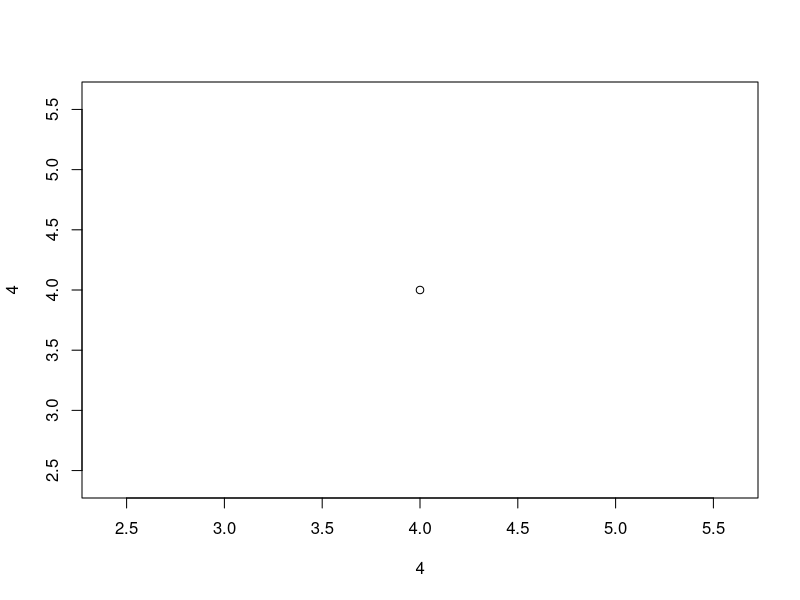
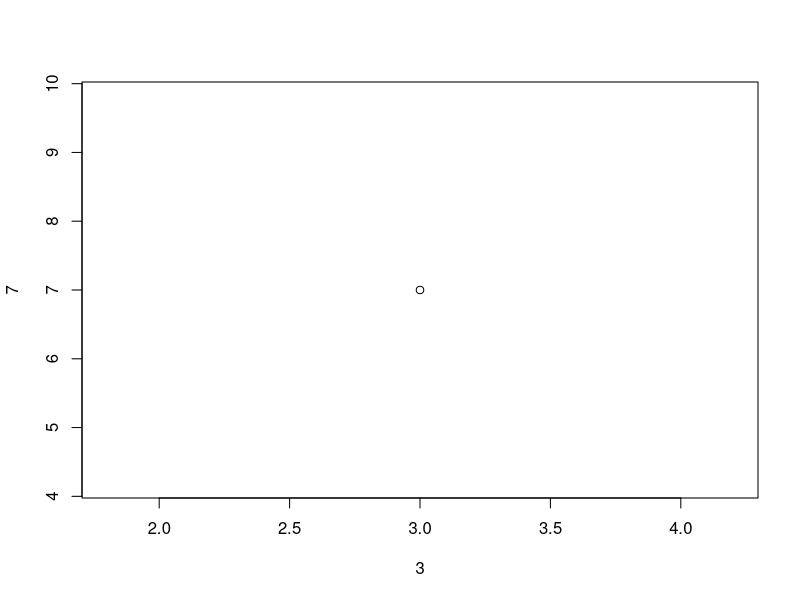
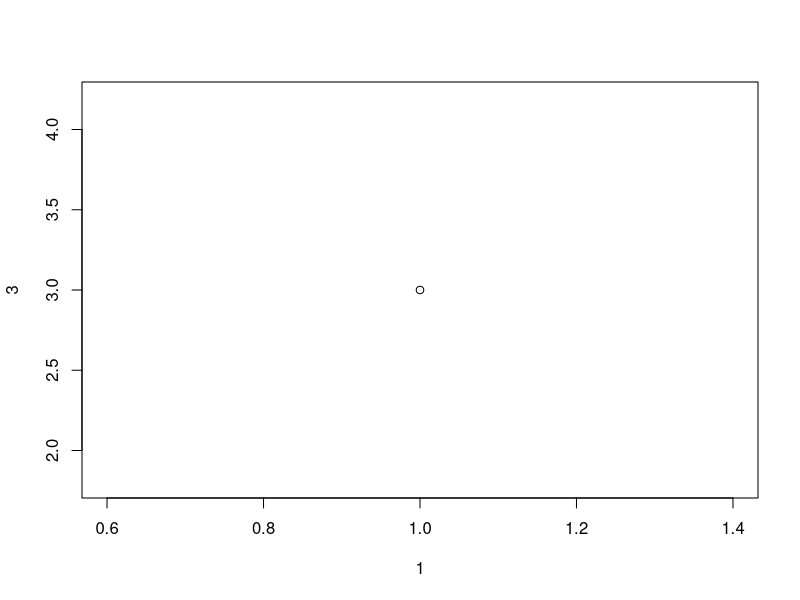
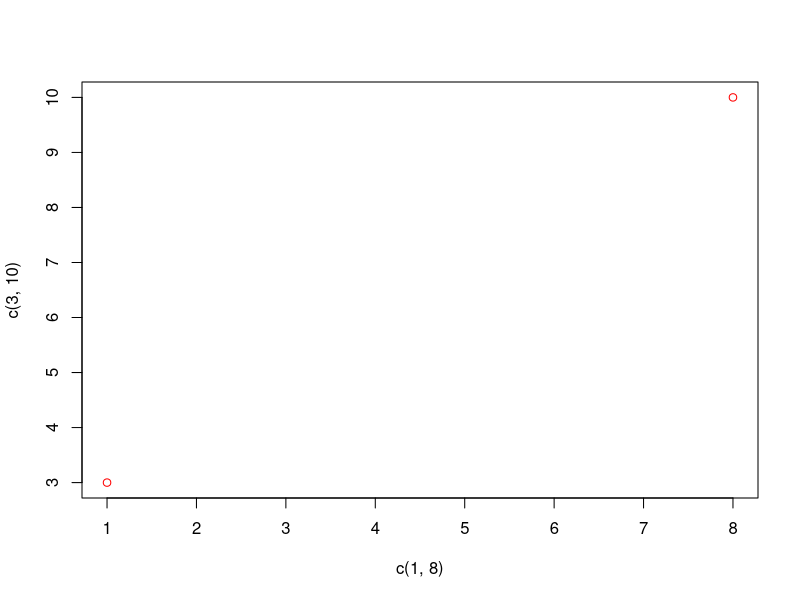
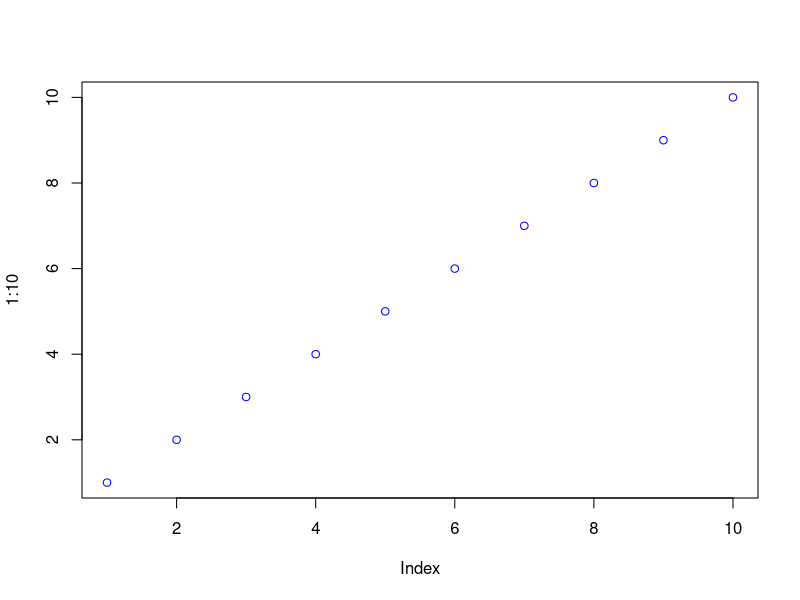
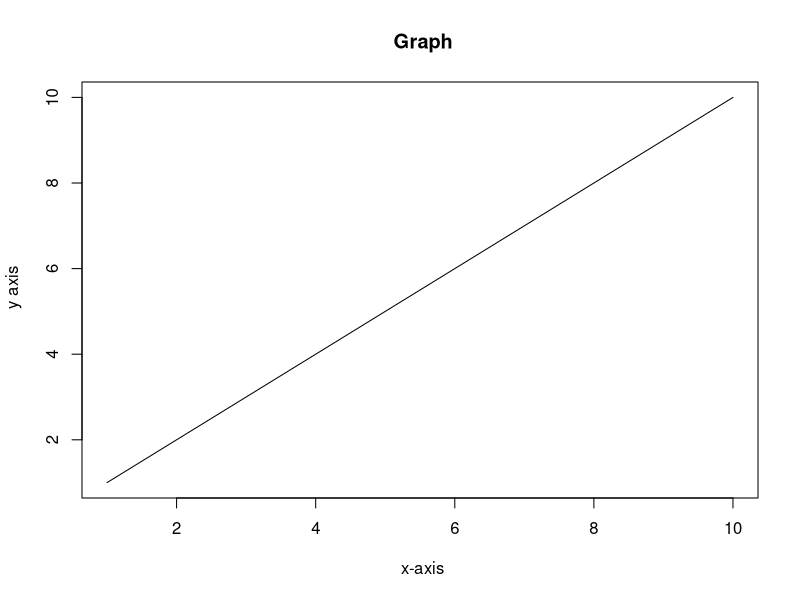
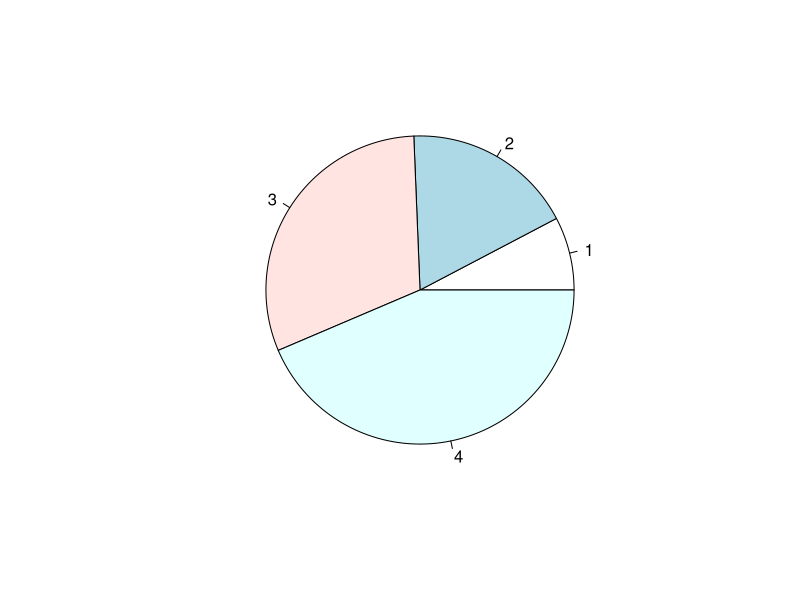
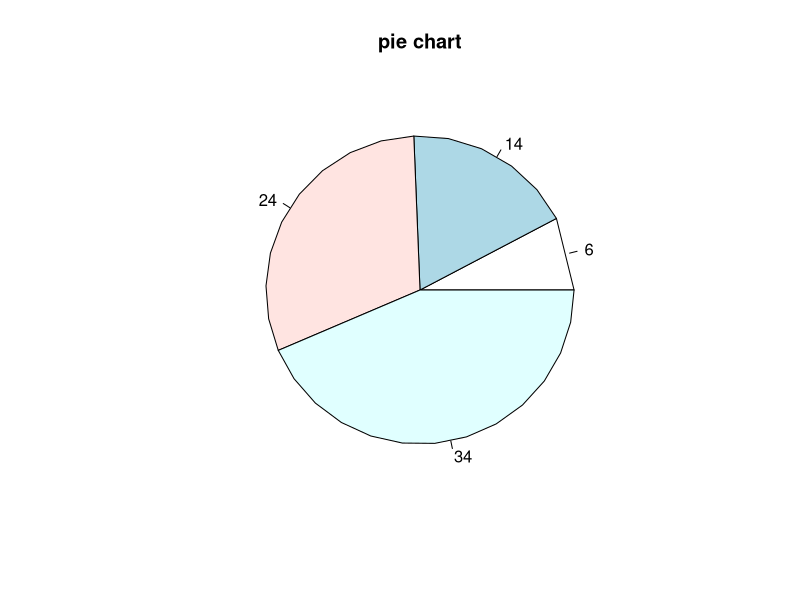

Reproduce these figures in R, in order.
## ---- chunk 1
knitr::opts_chunk$set(echo = TRUE)
## ---- chunk 2
#install.packages("tidyverse") 

library(tidyverse)
library(lubridate)
## ---- chunk 3
print("Hello ")
## ---- chunk 4

"hello world" # This is a comment 

## ---- chunk 5
1+1
2-1
3*3
6/2

## ---- chunk 6
plot(4,4)
plot(3,7)


## ---- chunk 7
x<-c(2,3,6,8,9)
y<-c(3,4,2,8,9)
print(x)
print(y)

## ---- chunk 8
a<- 20
b<- 30
if(a<b)
{
  print("b is greater than a")
  }else if(a>b)
{
  print(" a is greater than b")
}
## ---- chunk 9
x<-c(6,3,8,15,66)

for (a in x )
{
  print(a)
}

## ---- chunk 10
x<-list("A","B","C","D")

for (a in x )
{
  if(a=="C")
  {
 break
  }

     print(a)
}

## ---- chunk 11
a<-6
while(a>1)
{
   print(a)
   a<-a-1
}
## ---- chunk 12
function_A<-function()
{ print(" Hello")
  }
function_A()
## ---- chunk 13
recursion_test<- function(a){
  if(a > 0){
    b <- a + recursion_test(a - 1)
    print(b)
  }else{
    b=0
    return(b)
   }
}
recursion_test(3)
## ---- chunk 14
array_test<- c(1:32)
array_test

## ---- chunk 15
array_test<- c(1:24)
array_test

dimension_array<-array(array_test,dim<-c(4,3))
dimension_array
## ---- chunk 16

id <- c(1:10)
name <- c("John ", "Rob ", "Rachel ", "Christy ", "Johnson ", "Candace ", "Carlson ", "Pansy ", "Darius ", " Garcia")


job_title <- c("Professional", "Programmer", "Management", "Clerical", "Developer", "Programmer", "Management", "Clerical", "Developer", "Programmer")


employee <- data.frame(id, name, job_title)
view(employee)
print(employee)


## ---- chunk 17
# Create a factor
new_factor <- factor(c("A", "B", "C", "D", "E", "F", "G"))

# Print the factor
new_factor
length(new_factor)
## ---- chunk 18
plot(1, 3)

plot(c(1, 8), c(3, 10),col="red")

plot(1:10,col="blue")

## ---- chunk 19
# Line chart variable type value is l (l for line)

plot(1:10, main=" Graph", xlab=" x-axis", ylab=" y axis",type ="l")
## ---- chunk 20
# Create a vector 
x <- c(6,14,24,34)
labels_list<-x

# Display the pie chart
pie(x)

# Display the pie chart with labels
pie(x, label = labels_list,x, main = "pie chart")

# Create a vector of colors
colors <- c("red", "orange", "purple", "green")
pie(x, label = x, main = "pie chart",col = colors)

# Display the explanation box


legend("topright", inset=.05, title="pie chart",legend =x, fill=colors )
## ---- chunk 21
x <- c("2011", "2012", "2013", "2014")
y <- c(40, 55, 66, 82)

barplot(y, names.arg = x, col = "blue")
## ---- chunk 22
# diamonds Data set
ggplot(data = diamonds)+
  geom_bar(mapping = aes(x=cut,fill  = clarity))

ggplot(data = diamonds)+
  geom_bar(mapping=aes(x= color,fill = cut))+
  facet_wrap(~cut)
## ---- chunk 23
#create a vector 
valus<-c(2,5,4,7,9,22,43,27)
min(valus,na.rm = FALSE)

## ---- chunk 24
#create a vector 
valus<-c(2,5,4,7,9,22,43,27)
max(valus,na.rm = FALSE)
## ---- chunk 25
#create a vector 
valus<-c(2,5,4,7,9,22,43,27)
mean(valus)
## ---- chunk 26
#create a vector 
valus<-c(2,5,4,7,33,5,9,22,43,27,5)
#define a mode function
mode=function()
{
  
  return(names(sort(-table(valus)))[1])
}

#call the mode function
mode()

## ---- chunk 27
#create a vector 
valus<-c(2,5,4,7,9,22,43,27)
median(valus)

